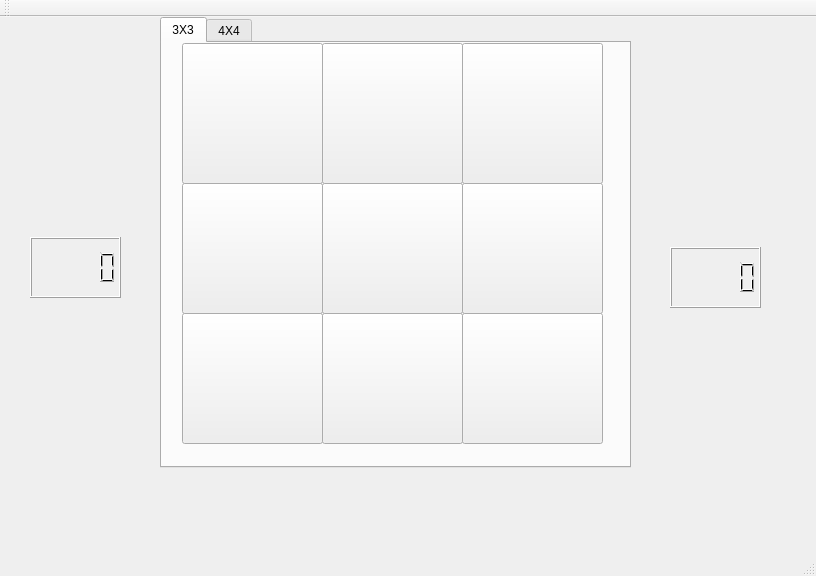
<?xml version="1.0" encoding="UTF-8"?>
<ui version="4.0">
 <class>TicTacToe</class>
 <widget class="QMainWindow" name="TicTacToe">
  <property name="geometry">
   <rect>
    <x>0</x>
    <y>0</y>
    <width>816</width>
    <height>576</height>
   </rect>
  </property>
  <property name="windowTitle">
   <string>TicTacToe</string>
  </property>
  <widget class="QWidget" name="centralWidget">
   <widget class="QTabWidget" name="tabWidget">
    <property name="geometry">
     <rect>
      <x>160</x>
      <y>0</y>
      <width>471</width>
      <height>451</height>
     </rect>
    </property>
    <property name="currentIndex">
     <number>0</number>
    </property>
    <widget class="QWidget" name="tab">
     <attribute name="title">
      <string>3X3</string>
     </attribute>
     <widget class="QToolButton" name="toolButton_31">
      <property name="geometry">
       <rect>
        <x>20</x>
        <y>270</y>
        <width>141</width>
        <height>131</height>
       </rect>
      </property>
      <property name="text">
       <string/>
      </property>
     </widget>
     <widget class="QToolButton" name="toolButton_33">
      <property name="geometry">
       <rect>
        <x>300</x>
        <y>270</y>
        <width>141</width>
        <height>131</height>
       </rect>
      </property>
      <property name="text">
       <string/>
      </property>
     </widget>
     <widget class="QToolButton" name="toolButton_32">
      <property name="geometry">
       <rect>
        <x>160</x>
        <y>270</y>
        <width>141</width>
        <height>131</height>
       </rect>
      </property>
      <property name="text">
       <string/>
      </property>
     </widget>
     <widget class="QToolButton" name="toolButton_13">
      <property name="geometry">
       <rect>
        <x>300</x>
        <y>0</y>
        <width>141</width>
        <height>141</height>
       </rect>
      </property>
      <property name="text">
       <string/>
      </property>
     </widget>
     <widget class="QToolButton" name="toolButton_23">
      <property name="geometry">
       <rect>
        <x>300</x>
        <y>140</y>
        <width>141</width>
        <height>131</height>
       </rect>
      </property>
      <property name="text">
       <string/>
      </property>
     </widget>
     <widget class="QToolButton" name="toolButton_21">
      <property name="geometry">
       <rect>
        <x>20</x>
        <y>140</y>
        <width>141</width>
        <height>131</height>
       </rect>
      </property>
      <property name="text">
       <string/>
      </property>
     </widget>
     <widget class="QToolButton" name="toolButton_11">
      <property name="geometry">
       <rect>
        <x>20</x>
        <y>0</y>
        <width>141</width>
        <height>141</height>
       </rect>
      </property>
      <property name="text">
       <string/>
      </property>
     </widget>
     <widget class="QToolButton" name="toolButton_12">
      <property name="geometry">
       <rect>
        <x>160</x>
        <y>0</y>
        <width>141</width>
        <height>141</height>
       </rect>
      </property>
      <property name="text">
       <string/>
      </property>
     </widget>
     <widget class="QToolButton" name="toolButton_22">
      <property name="geometry">
       <rect>
        <x>160</x>
        <y>140</y>
        <width>141</width>
        <height>131</height>
       </rect>
      </property>
      <property name="text">
       <string/>
      </property>
     </widget>
    </widget>
    <widget class="QWidget" name="tab_2">
     <attribute name="title">
      <string>4X4</string>
     </attribute>
    </widget>
   </widget>
   <widget class="QLCDNumber" name="lcdNumber">
    <property name="geometry">
     <rect>
      <x>30</x>
      <y>220</y>
      <width>91</width>
      <height>61</height>
     </rect>
    </property>
   </widget>
   <widget class="QLCDNumber" name="lcdNumber_2">
    <property name="geometry">
     <rect>
      <x>670</x>
      <y>230</y>
      <width>91</width>
      <height>61</height>
     </rect>
    </property>
   </widget>
   <widget class="QLabel" name="label">
    <property name="geometry">
     <rect>
      <x>270</x>
      <y>450</y>
      <width>261</width>
      <height>71</height>
     </rect>
    </property>
    <property name="layoutDirection">
     <enum>Qt::LeftToRight</enum>
    </property>
    <property name="text">
     <string/>
    </property>
    <property name="textFormat">
     <enum>Qt::AutoText</enum>
    </property>
    <property name="scaledContents">
     <bool>false</bool>
    </property>
    <property name="wordWrap">
     <bool>false</bool>
    </property>
   </widget>
  </widget>
  <widget class="QMenuBar" name="menuBar">
   <property name="geometry">
    <rect>
     <x>0</x>
     <y>0</y>
     <width>816</width>
     <height>22</height>
    </rect>
   </property>
  </widget>
  <widget class="QToolBar" name="mainToolBar">
   <attribute name="toolBarArea">
    <enum>TopToolBarArea</enum>
   </attribute>
   <attribute name="toolBarBreak">
    <bool>false</bool>
   </attribute>
  </widget>
  <widget class="QStatusBar" name="statusBar"/>
 </widget>
 <layoutdefault spacing="6" margin="11"/>
 <resources/>
 <connections/>
</ui>
